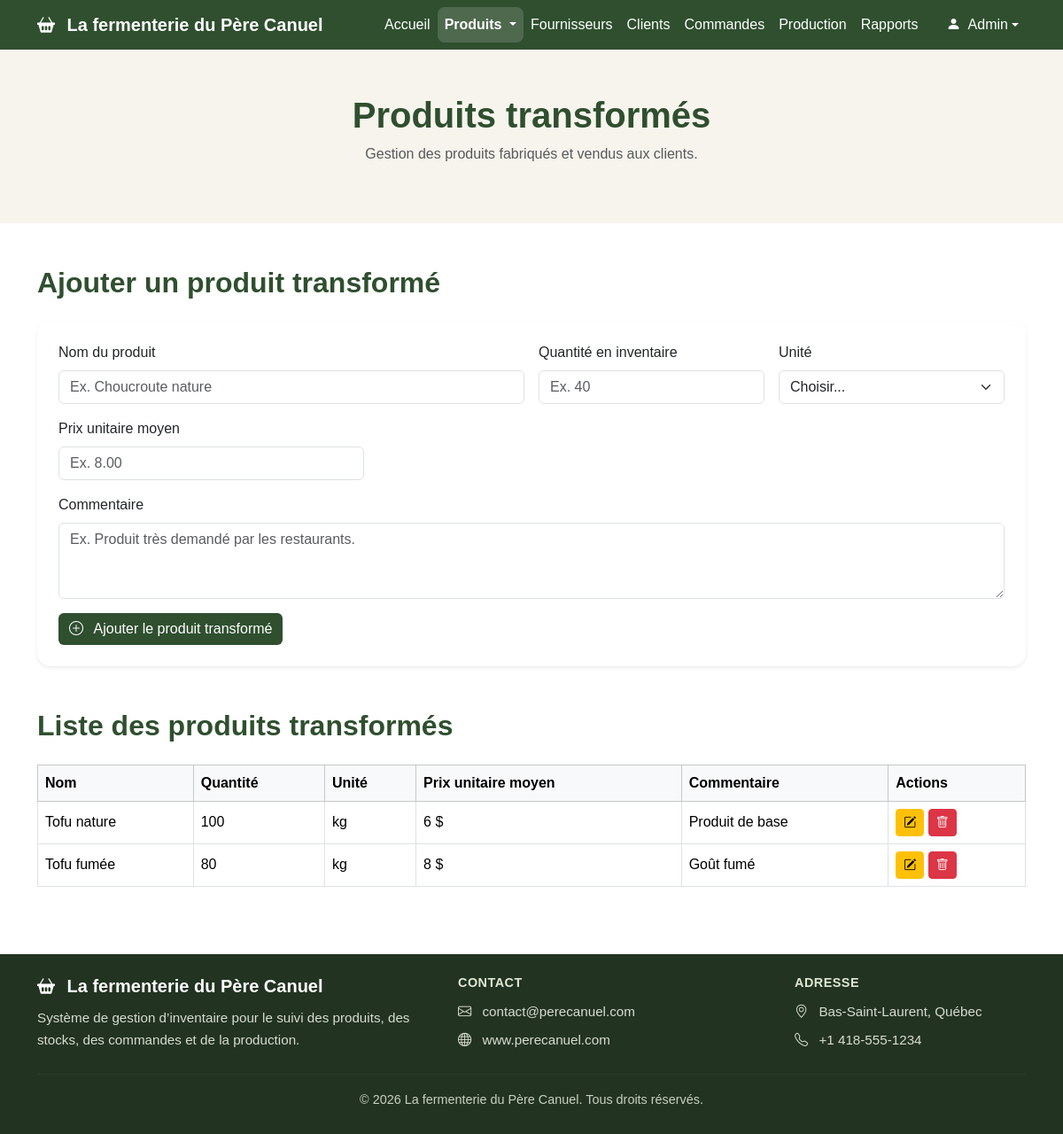
The page /produits-transformes.php on the database as committed earlier.
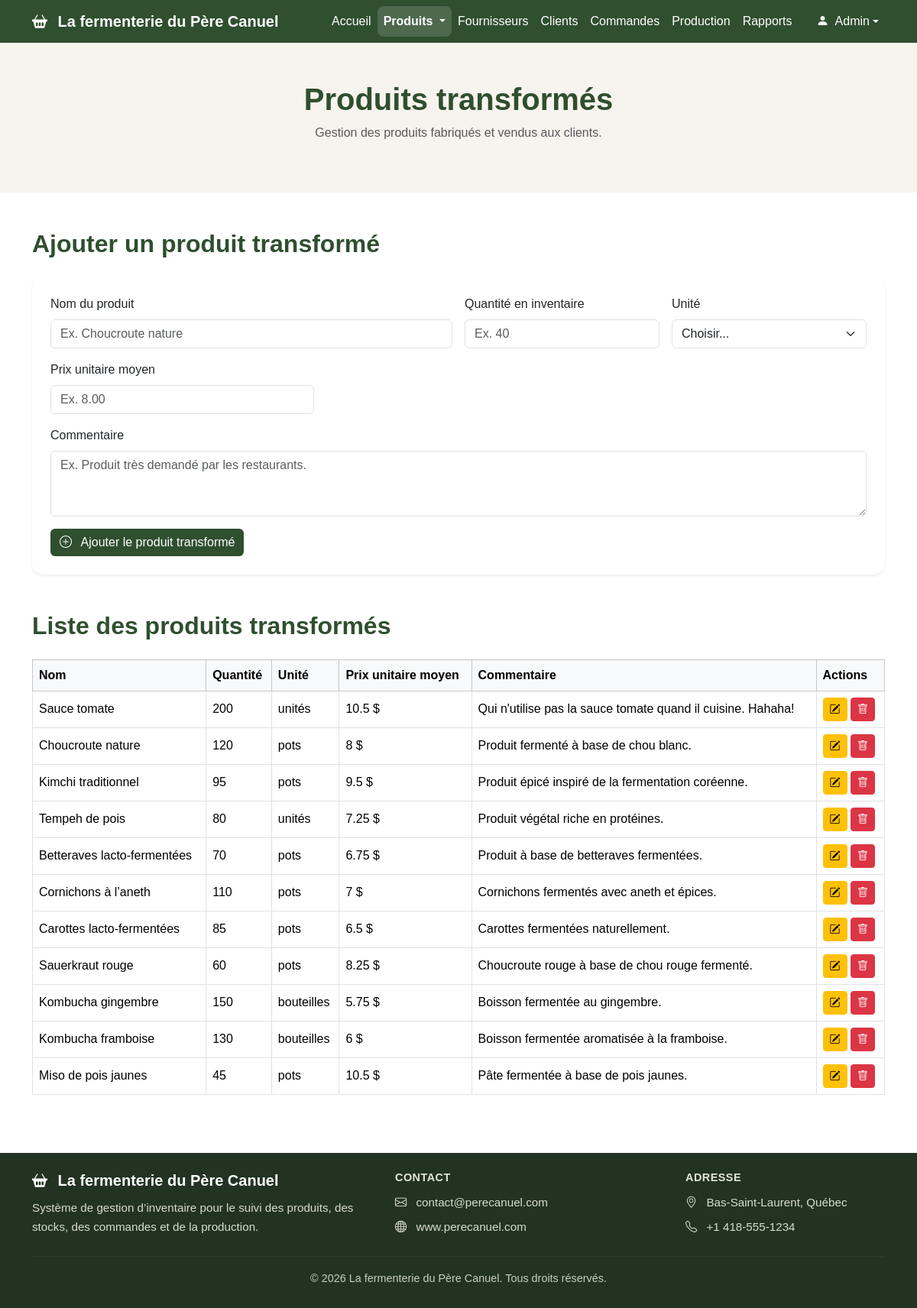
The same page on the database as committed later.
### tables this page shows
CREATE TABLE `produittransforme` (
  `id_produit_transforme` int(11) NOT NULL,
  `nom` varchar(100) DEFAULT NULL,
  `quantite_stock` float DEFAULT NULL,
  `unite_mesure` varchar(50) DEFAULT NULL,
  `prix_unitaire_moyen` float DEFAULT 0,
  `commentaire` text DEFAULT NULL
);

### produits-transformes.php (the view, shortened to what the changed rows need)
<?php
require_once "liaisonBD.php";
$sql = "SELECT * FROM produittransforme";
$stmt = $pdo->query($sql);
$produits_transformes = $stmt->fetchAll(PDO::FETCH_ASSOC);
?>
<!DOCTYPE html>
<html lang="fr">
<head>
  <link href="https://cdn.jsdelivr.net/npm/bootstrap@5.3.3/dist/css/bootstrap.min.css" rel="stylesheet">
  <link href="https://cdn.jsdelivr.net/npm/bootstrap-icons@1.11.3/font/bootstrap-icons.css" rel="stylesheet">
  <link type="text/css" rel="stylesheet" href="styles/produits-transformes.css"/>
</head>
<body>
<header class="page-header">
  <div class="container">
    <h1>Produits transformés</h1>
  </div>
</header>
<main class="container my-5">
  <section class="mb-5">
    <h2 class="section-title mb-4">Ajouter un produit transformé</h2>
  </section>
  <section>
    <h2 class="section-title mb-4">Liste des produits transformés</h2>
    <div class="table-responsive">
      <table class="table table-bordered align-middle">
        <thead class="table-light">
          <tr>
            <th>Nom</th>
            <th>Quantité</th>
            <th>Unité</th>
            <th>Prix unitaire moyen</th>
            <th>Commentaire</th>
            <th>Actions</th>
          </tr>
        </thead>
        <tbody>
          <?php foreach ($produits_transformes as $produit): ?>
            <tr>
              <td><?= htmlspecialchars($produit["nom"]) ?></td>
              <td><?= htmlspecialchars($produit["quantite_stock"]) ?></td>
              <td><?= htmlspecialchars($produit["unite_mesure"]) ?></td>
              <td><?= htmlspecialchars($produit["prix_unitaire_moyen"]) ?> $</td>
              <td><?= htmlspecialchars($produit["commentaire"]) ?></td>
              <td class="actions-cell">
                <a
                  href="?modifier=<?= $produit["id_produit_transforme"] ?>"
                  class="btn btn-sm btn-warning"
                >
                  <i class="bi bi-pencil-square"></i>
                </a>
                <a
                  href="?supprimer=<?= $produit["id_produit_transforme"] ?>"
                  class="btn btn-sm btn-danger"
                >
                  <i class="bi bi-trash"></i>
                </a>
              </td>
            </tr>
          <?php endforeach; ?>
        </tbody>
      </table>
    </div>
  </section>
</main>
</body>
</html>

Rows that differ between the two databases and show on the page:
removed produittransforme: nom "Tofu nature", quantite_stock "100", unite_mesure "kg", prix_unitaire_moyen "6", commentaire "Produit de base"
removed produittransforme: nom "Tofu fumée", quantite_stock "80", unite_mesure "kg", prix_unitaire_moyen "8", commentaire "Goût fumé"
added produittransforme: nom "Sauce tomate", quantite_stock "200", unite_mesure "unités", prix_unitaire_moyen "10.5", commentaire "Qui n'utilise pas la sauce tomate quand il cuisine. Hahaha!"
added produittransforme: nom "Choucroute nature", quantite_stock "120", unite_mesure "pots", prix_unitaire_moyen "8", commentaire "Produit fermenté à base de chou blanc."
added produittransforme: nom "Kimchi traditionnel", quantite_stock "95", unite_mesure "pots", prix_unitaire_moyen "9.5", commentaire "Produit épicé inspiré de la fermentation coréenne."
added produittransforme: nom "Tempeh de pois", quantite_stock "80", unite_mesure "unités", prix_unitaire_moyen "7.25", commentaire "Produit végétal riche en protéines."
added produittransforme: nom "Betteraves lacto-fermentées", quantite_stock "70", unite_mesure "pots", prix_unitaire_moyen "6.75", commentaire "Produit à base de betteraves fermentées."
added produittransforme: nom "Cornichons à l’aneth", quantite_stock "110", unite_mesure "pots", prix_unitaire_moyen "7", commentaire "Cornichons fermentés avec aneth et épices."
added produittransforme: nom "Carottes lacto-fermentées", quantite_stock "85", unite_mesure "pots", prix_unitaire_moyen "6.5", commentaire "Carottes fermentées naturellement."
added produittransforme: nom "Sauerkraut rouge", quantite_stock "60", unite_mesure "pots", prix_unitaire_moyen "8.25", commentaire "Choucroute rouge à base de chou rouge fermenté."
added produittransforme: nom "Kombucha gingembre", quantite_stock "150", unite_mesure "bouteilles", prix_unitaire_moyen "5.75", commentaire "Boisson fermentée au gingembre."
added produittransforme: nom "Kombucha framboise", quantite_stock "130", unite_mesure "bouteilles", prix_unitaire_moyen "6", commentaire "Boisson fermentée aromatisée à la framboise."
added produittransforme: nom "Miso de pois jaunes", quantite_stock "45", unite_mesure "pots", prix_unitaire_moyen "10.5", commentaire "Pâte fermentée à base de pois jaunes."
